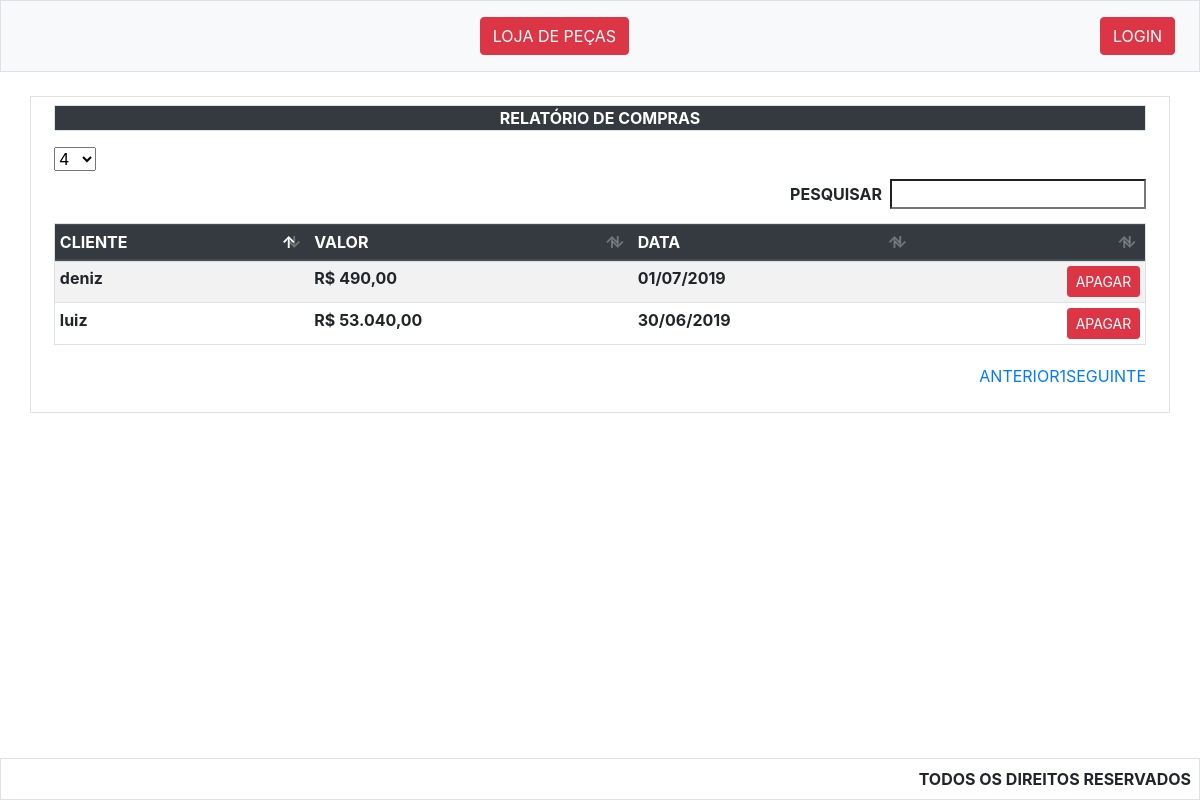
The app's page /report.php with its own data.
### tables this page shows
CREATE TABLE `table_finalizacompra` (
  `id_finalizacompra` int(11) NOT NULL,
  `id_usuario` int(11) NOT NULL,
  `valor_total` decimal(10,2) NOT NULL,
  `data_cadastro` date NOT NULL
);

CREATE TABLE `table_usuario` (
  `id_usuario` int(11) NOT NULL,
  `nome` varchar(255) NOT NULL,
  `email` varchar(255) NOT NULL,
  `senha` varchar(255) NOT NULL,
  `tipo` char(1) NOT NULL
);

### config/_db.php (called while the page is built)
<?php
class Db
{
    protected static $connect = null;
    public static function init()
    {
        try {
            if (self::$connect == null) {
                self::$connect = new PDO(
                    "mysql:host=localhost;dbname=mathwork;",
                    "root",
                    "",
                    array(
                        PDO::MYSQL_ATTR_INIT_COMMAND => "SET NAMES utf8"
                    )
                );
            }
            return self::$connect;
        } catch (Exception $e) {
            die($e->getMessage());
        }
    }
}

### config/_config.php (called while the page is built, shortened)
<?php
class Config
{
    public static function convertDateToFormatBr($date)
    {
        return implode('/', array_reverse(explode('-', $date)));
    }
    public static function convertNumberToFormatBr($valor)
    {
        return number_format($valor, 2, ',', '.');
    }
}

### src/report.php (the view, shortened to what this page needs)
<?php include_once("../include/_header.php"); ?>
<div class="container p-2 border">
    <div class="container">
        <div class="text-center form-group bg-dark border col-md-12"><strong class="text-white">RELATÓRIO DE COMPRAS</strong></div>
        <div class="form-row">
            <div class="form-group col-md-12">
                <!-- <form method="post">
                    <div class="form-row">
                        <div class="form-group col-md-4">
                            <input type="date" name="s" class="form-control">
                        </div>
                        <div class="form-group col-md-4">
                            <button type="submit" class="btn btn-primary">PESQUISAR</button>
                        </div>
                    </div>
                </form> -->
                <?php $params = !empty($_POST['s']) ? " AND data_cadastro = '" . $_POST['s'] . "'" : ''; ?>
                <?php $compras = Db::init()->query("SELECT table_finalizacompra.*, table_usuario.nome FROM table_finalizacompra
                                                        INNER JOIN table_usuario ON table_usuario.id_usuario = table_finalizacompra.id_usuario
                                                        WHERE (1 = 1)" . $params)->fetchAll(PDO::FETCH_ASSOC); ?>
                <table class="table table-sm table-hover table-striped border table-datatable">
                    <thead class="thead-dark">
                        <tr>
                            <th>CLIENTE</th>
                            <th>VALOR</th>
                            <th>DATA</th>
                            <th></th>
                        </tr>
                    </thead>
                    <tbody>
                        <?php foreach ($compras as $compra) { ?>
                            <tr>
                                <td><strong> <?php echo $compra['nome']; ?></strong></td>
                                <td><strong>R$ <?php echo Config::convertNumberToFormatBr($compra['valor_total']); ?></strong></td>
                                <td><strong><?php echo Config::convertDateToFormatBr($compra['data_cadastro']); ?></strong></td>
                                <td class="text-right"> <button data-id="<?php echo $compra['id_finalizacompra']; ?>" class="btn btn-sm btn-danger buttonDeleteCompra">APAGAR</button> </td>
                            </tr>
                        <?php } ?>
                    </tbody>
                </table>
            </div>
        </div>
    </div>
</div>
<?php include_once("../include/_footer.php"); ?>

### records on screen
table_finalizacompra: id_usuario.nome "luiz", valor_total "53.040,00", data_cadastro "30/06/2019"
table_finalizacompra: id_usuario.nome "deniz", valor_total "490,00", data_cadastro "01/07/2019"
